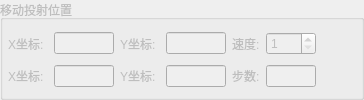
                <widget class="QGroupBox" name="groupBox_moveCastPos">
                 <property name="enabled">
                  <bool>false</bool>
                 </property>
                 <property name="title">
                  <string>移动投射位置</string>
                 </property>
                 <layout class="QGridLayout" name="gridLayout_3">
                  <property name="leftMargin">
                   <number>5</number>
                  </property>
                  <property name="topMargin">
                   <number>5</number>
                  </property>
                  <property name="rightMargin">
                   <number>5</number>
                  </property>
                  <property name="bottomMargin">
                   <number>2</number>
                  </property>
                  <property name="verticalSpacing">
                   <number>3</number>
                  </property>
                  <item row="0" column="6">
                   <spacer name="horizontalSpacer_7">
                    <property name="orientation">
                     <enum>Qt::Horizontal</enum>
                    </property>
                    <property name="sizeHint" stdset="0">
                     <size>
                      <width>40</width>
                      <height>20</height>
                     </size>
                    </property>
                   </spacer>
                  </item>
                  <item row="0" column="0">
                   <widget class="QLabel" name="label_41">
                    <property name="minimumSize">
                     <size>
                      <width>40</width>
                      <height>0</height>
                     </size>
                    </property>
                    <property name="maximumSize">
                     <size>
                      <width>40</width>
                      <height>16777215</height>
                     </size>
                    </property>
                    <property name="text">
                     <string>X坐标:</string>
                    </property>
                   </widget>
                  </item>
                  <item row="0" column="4">
                   <widget class="QLabel" name="label_39">
                    <property name="text">
                     <string>速度:</string>
                    </property>
                   </widget>
                  </item>
                  <item row="0" column="3">
                   <widget class="QLineEdit" name="lineEdit_beginCoordY">
                    <property name="minimumSize">
                     <size>
                      <width>60</width>
                      <height>0</height>
                     </size>
                    </property>
                    <property name="maximumSize">
                     <size>
                      <width>60</width>
                      <height>16777215</height>
                     </size>
                    </property>
                   </widget>
                  </item>
                  <item row="1" column="2">
                   <widget class="QLabel" name="label_43">
                    <property name="minimumSize">
                     <size>
                      <width>40</width>
                      <height>0</height>
                     </size>
                    </property>
                    <property name="maximumSize">
                     <size>
                      <width>40</width>
                      <height>16777215</height>
                     </size>
                    </property>
                    <property name="text">
                     <string>Y坐标:</string>
                    </property>
                   </widget>
                  </item>
                  <item row="0" column="2">
                   <widget class="QLabel" name="label_40">
                    <property name="minimumSize">
                     <size>
                      <width>40</width>
                      <height>0</height>
                     </size>
                    </property>
                    <property name="maximumSize">
                     <size>
                      <width>40</width>
                      <height>16777215</height>
                     </size>
                    </property>
                    <property name="text">
                     <string>Y坐标:</string>
                    </property>
                   </widget>
                  </item>
                  <item row="1" column="4">
                   <widget class="QLabel" name="label_44">
                    <property name="text">
                     <string>步数:</string>
                    </property>
                   </widget>
                  </item>
                  <item row="1" column="0">
                   <widget class="QLabel" name="label_42">
                    <property name="minimumSize">
                     <size>
                      <width>40</width>
                      <height>0</height>
                     </size>
                    </property>
                    <property name="maximumSize">
                     <size>
                      <width>40</width>
                      <height>16777215</height>
                     </size>
                    </property>
                    <property name="text">
                     <string>X坐标:</string>
                    </property>
                   </widget>
                  </item>
                  <item row="0" column="1">
                   <widget class="QLineEdit" name="lineEdit_beginCoordX">
                    <property name="minimumSize">
                     <size>
                      <width>60</width>
                      <height>0</height>
                     </size>
                    </property>
                    <property name="maximumSize">
                     <size>
                      <width>60</width>
                      <height>16777215</height>
                     </size>
                    </property>
                   </widget>
                  </item>
                  <item row="1" column="5">
                   <widget class="QLineEdit" name="lineEdit_stepCount">
                    <property name="maximumSize">
                     <size>
                      <width>50</width>
                      <height>16777215</height>
                     </size>
                    </property>
                   </widget>
                  </item>
                  <item row="1" column="1">
                   <widget class="QLineEdit" name="lineEdit_endCoordX">
                    <property name="minimumSize">
                     <size>
                      <width>60</width>
                      <height>0</height>
                     </size>
                    </property>
                    <property name="maximumSize">
                     <size>
                      <width>60</width>
                      <height>16777215</height>
                     </size>
                    </property>
                   </widget>
                  </item>
                  <item row="1" column="3">
                   <widget class="QLineEdit" name="lineEdit_endCoordY">
                    <property name="minimumSize">
                     <size>
                      <width>60</width>
                      <height>0</height>
                     </size>
                    </property>
                    <property name="maximumSize">
                     <size>
                      <width>60</width>
                      <height>16777215</height>
                     </size>
                    </property>
                   </widget>
                  </item>
                  <item row="0" column="5">
                   <widget class="QSpinBox" name="spinBox_speedLightMove">
                    <property name="minimumSize">
                     <size>
                      <width>50</width>
                      <height>0</height>
                     </size>
                    </property>
                    <property name="maximumSize">
                     <size>
                      <width>50</width>
                      <height>16777215</height>
                     </size>
                    </property>
                    <property name="minimum">
                     <number>1</number>
                    </property>
                    <property name="maximum">
                     <number>7</number>
                    </property>
                   </widget>
                  </item>
                  <item row="1" column="6">
                   <spacer name="horizontalSpacer_8">
                    <property name="orientation">
                     <enum>Qt::Horizontal</enum>
                    </property>
                    <property name="sizeHint" stdset="0">
                     <size>
                      <width>40</width>
                      <height>20</height>
                     </size>
                    </property>
                   </spacer>
                  </item>
                 </layout>
                </widget>
